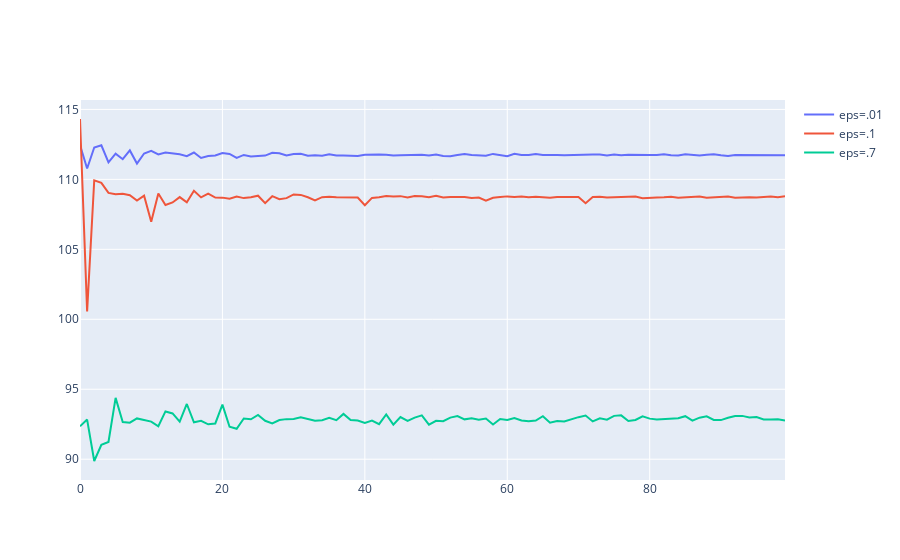

Source (notebook cell):
### Code cell
#plot
fig = go.Figure()
x = [x for x in range(100)]
fig.add_trace(go.Scatter(x = x, y= final_exp[0],mode = 'lines',name = 'eps=.01'))
fig.add_trace(go.Scatter(x = x, y= final_exp[1],mode = 'lines',name = 'eps=.1'))
fig.add_trace(go.Scatter(x = x, y= final_exp[2],mode = 'lines',name = 'eps=.7'))

fig.show()
